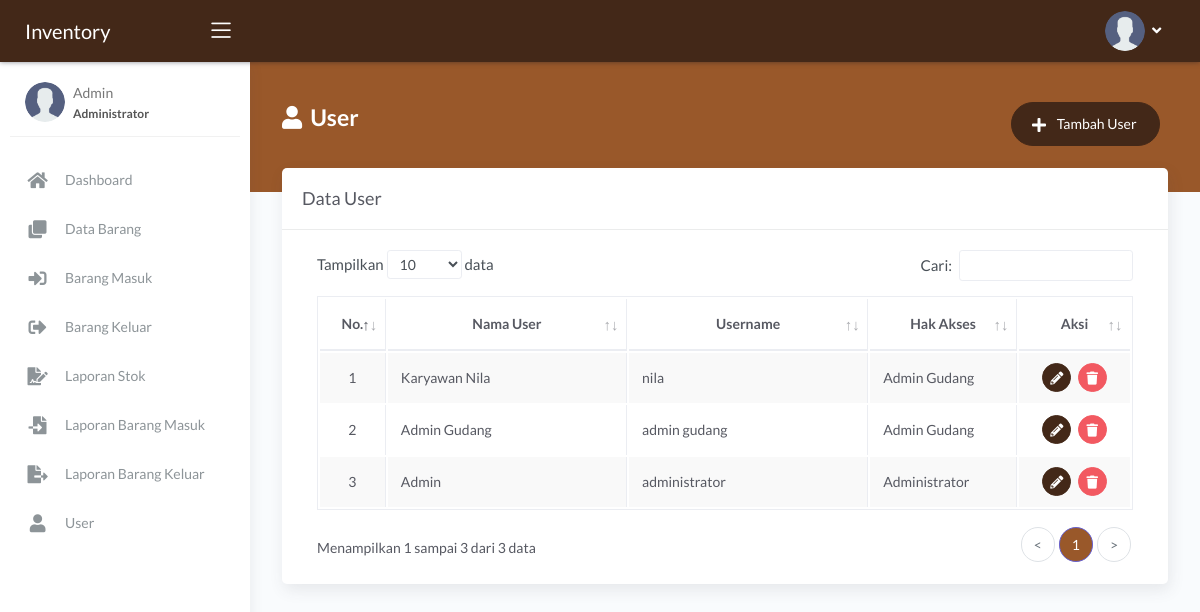
The page /main.php?module=user (signed in) on the database its author committed.
### tables this page shows
CREATE TABLE `tbl_user` (
  `id_user` int(11) NOT NULL,
  `nama_user` varchar(30) NOT NULL,
  `username` varchar(30) NOT NULL,
  `password` varchar(255) NOT NULL,
  `hak_akses` enum('Administrator','Admin Gudang','Kepala Gudang') NOT NULL
);

### modules/user/tampil_data.php (the view, shortened to what this page needs)
<?php
if (basename($_SERVER['PHP_SELF']) === basename(__FILE__)) {
  header('location: 404.html');
}
else {
?>
  <div class="panel-header bg-secondary-gradient">
    <div class="page-inner py-45">
      <div class="d-flex align-items-left align-items-md-top flex-column flex-md-row">
        <div class="page-header text-white">
          <h4 class="page-title text-white"><i class="fas fa-user mr-2"></i>User</h4>
        </div>
        <div class="ml-md-auto py-2 py-md-0">
          <a href="?module=form_entri_user" class="btn btn-secondary btn-round mr-2">
            <span class="btn-label"><i class="fa fa-plus mr-2"></i></span> Tambah User
          </a>
        </div>
      </div>
    </div>
  </div>
  <div class="page-inner mt--5">
    <div class="card">
      <div class="card-header">
        <div class="card-title">Data User</div>
      </div>
      <div class="card-body">
        <div class="table-responsive">
          <table id="basic-datatables" class="display table table-bordered table-striped table-hover">
            <thead>
              <tr>
                <th class="text-center">No.</th>
                <th class="text-center">Nama User</th>
                <th class="text-center">Username</th>
                <th class="text-center">Hak Akses</th>
                <th class="text-center">Aksi</th>
              </tr>
            </thead>
            <tbody>
              <?php
              $no = 1;
              $query = mysqli_query($mysqli, "SELECT id_user, nama_user, username, hak_akses FROM tbl_user ORDER BY id_user DESC")
                                              or die('Ada kesalahan pada query tampil data : ' . mysqli_error($mysqli));
              while ($data = mysqli_fetch_assoc($query)) { ?>
                <tr>
                  <td width="30" class="text-center"><?php echo $no++; ?></td>
                  <td width="180"><?php echo $data['nama_user']; ?></td>
                  <td width="180"><?php echo $data['username']; ?></td>
                  <td width="100"><?php echo $data['hak_akses']; ?></td>
                  <td width="70" class="text-center">
                    <div>
                      <a href="?module=form_ubah_user&id=<?php echo $data['id_user']; ?>" class="btn btn-icon btn-round btn-secondary btn-sm mr-md-1" data-toggle="tooltip" data-placement="top" title="Ubah">
                        <i class="fas fa-pencil-alt fa-sm"></i>
                      </a>
                      <a href="modules/user/proses_hapus.php?id=<?php echo $data['id_user']; ?>" onclick="return confirm('Yakin ingin menghapus data user <?php echo $data['username']; ?>?')" class="btn btn-icon btn-round btn-danger btn-sm" data-toggle="tooltip" data-placement="top" title="Hapus">
                        <i class="fas fa-trash fa-sm"></i>
                      </a>
                    </div>
                  </td>
                </tr>
              <?php } ?>
            </tbody>
          </table>
        </div>
      </div>
    </div>
  </div>
<?php } ?>

### assets/css/custom-style2.css (style rules this page uses)
.bg-secondary-gradient { background: #99582a !important; }
.btn-secondary, .login .btn-login { background: #432818 !important; border-color: #432818 !important; }

### rows shown on the page
tbl_user: nama_user "Karyawan Nila", username "nila", hak_akses "Admin Gudang"
tbl_user: nama_user "Admin Gudang", username "admin gudang", hak_akses "Admin Gudang"
tbl_user: nama_user "Admin", username "administrator", hak_akses "Administrator"

### other values the page prints
$_SESSION['nama_user'] "Admin"
$_SESSION['hak_akses'] "Administrator"
